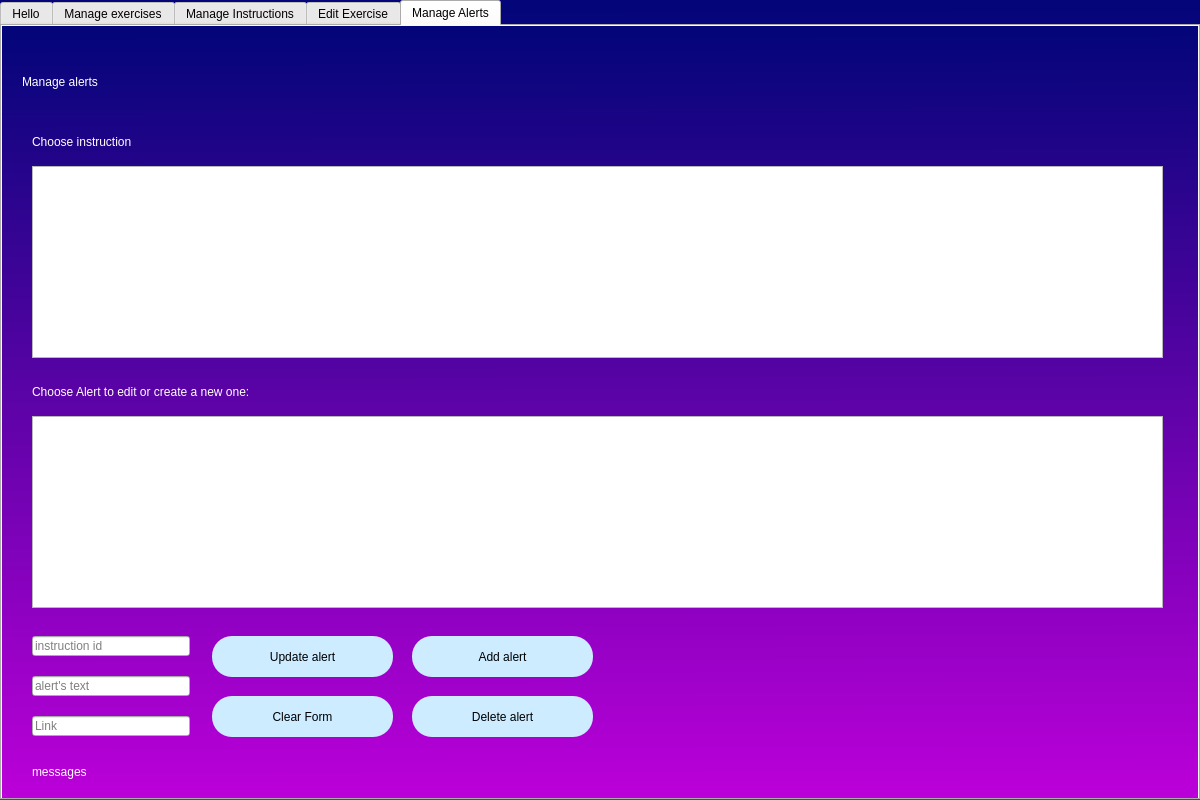
<?xml version="1.0" encoding="UTF-8"?>
<ui version="4.0">
 <class>MainWindow</class>
 <widget class="QMainWindow" name="MainWindow">
  <property name="geometry">
   <rect>
    <x>0</x>
    <y>0</y>
    <width>1200</width>
    <height>800</height>
   </rect>
  </property>
  <property name="windowTitle">
   <string>MainWindow</string>
  </property>
  <property name="styleSheet">
   <string notr="true">QWidget#MainWindow{
background-color: qlineargradient(spread:pad, x1:0, y1:0, x2:0.008, y2:0.994, stop:0.0152381 rgba(5, 5, 122, 255), stop:1 rgba(186, 0, 216, 255));}</string>
  </property>
  <widget class="QWidget" name="centralwidget">
   <property name="styleSheet">
    <string notr="true">QWidget#centralwidget{
background-color: qlineargradient(spread:pad, x1:0, y1:0, x2:0.008, y2:0.994, stop:0.0152381 rgba(5, 5, 122, 255), stop:1 rgba(186, 0, 216, 255));}</string>
   </property>
   <layout class="QVBoxLayout" name="verticalLayout">
    <property name="leftMargin">
     <number>0</number>
    </property>
    <property name="topMargin">
     <number>0</number>
    </property>
    <property name="rightMargin">
     <number>0</number>
    </property>
    <property name="bottomMargin">
     <number>0</number>
    </property>
    <item>
     <widget class="QTabWidget" name="tabWidget">
      <property name="accessibleName">
       <string/>
      </property>
      <property name="styleSheet">
       <string notr="true">QWidget#tab_landingPage,#tab_manageExercises,#tab_editExercise,#tab_manageInstructions,#tab_manageAlerts{
background-color: qlineargradient(spread:pad, x1:0, y1:0, x2:0.008, y2:0.994, stop:0.0152381 rgba(5, 5, 122, 255), stop:1 rgba(186, 0, 216, 255));}</string>
      </property>
      <property name="currentIndex">
       <number>4</number>
      </property>
      <widget class="QWidget" name="tab_landingPage">
       <attribute name="title">
        <string>Hello</string>
       </attribute>
       <widget class="QLabel" name="lbl_welcome">
        <property name="geometry">
         <rect>
          <x>340</x>
          <y>70</y>
          <width>621</width>
          <height>111</height>
         </rect>
        </property>
        <property name="styleSheet">
         <string notr="true">font: 75 36pt &quot;MS Shell Dlg 2&quot;;color:rgb(255, 255, 255)</string>
        </property>
        <property name="text">
         <string>Welcome</string>
        </property>
       </widget>
      </widget>
      <widget class="QWidget" name="tab_manageExercises">
       <attribute name="title">
        <string>Manage exercises</string>
       </attribute>
       <widget class="QLabel" name="label_bottomtxt">
        <property name="geometry">
         <rect>
          <x>90</x>
          <y>350</y>
          <width>351</width>
          <height>61</height>
         </rect>
        </property>
        <property name="styleSheet">
         <string notr="true">color:rgb(255, 255, 255);
font: 75 20pt &quot;MS Shell Dlg 2&quot;;</string>
        </property>
        <property name="text">
         <string>Add or modify exercises</string>
        </property>
       </widget>
       <widget class="QLabel" name="label_maintxt">
        <property name="geometry">
         <rect>
          <x>90</x>
          <y>30</y>
          <width>650</width>
          <height>81</height>
         </rect>
        </property>
        <property name="styleSheet">
         <string notr="true">font: 75 36pt &quot;MS Shell Dlg 2&quot;;color:rgb(255, 255, 255)</string>
        </property>
        <property name="text">
         <string>Manage exercises</string>
        </property>
       </widget>
       <widget class="QLineEdit" name="lineEdit_searchBarMngExercises">
        <property name="geometry">
         <rect>
          <x>90</x>
          <y>120</y>
          <width>601</width>
          <height>31</height>
         </rect>
        </property>
        <property name="font">
         <font>
          <pointsize>16</pointsize>
         </font>
        </property>
        <property name="text">
         <string/>
        </property>
        <property name="placeholderText">
         <string>Search</string>
        </property>
       </widget>
       <widget class="QPushButton" name="bt_deleteExerciseMngExercises">
        <property name="geometry">
         <rect>
          <x>700</x>
          <y>480</y>
          <width>211</width>
          <height>41</height>
         </rect>
        </property>
        <property name="styleSheet">
         <string notr="true">border-radius:20px;
font: 75 14pt &quot;MS Shell Dlg 2&quot;;
background-color: rgb(205, 236, 255);</string>
        </property>
        <property name="text">
         <string>Delete exercise</string>
        </property>
       </widget>
       <widget class="QPushButton" name="bt_addExerciseMngExercises">
        <property name="geometry">
         <rect>
          <x>470</x>
          <y>480</y>
          <width>211</width>
          <height>41</height>
         </rect>
        </property>
        <property name="styleSheet">
         <string notr="true">border-radius:20px;
font: 75 14pt &quot;MS Shell Dlg 2&quot;;
background-color: rgb(205, 236, 255);</string>
        </property>
        <property name="text">
         <string>Add new exercise</string>
        </property>
       </widget>
       <widget class="QLabel" name="label_messagesMngExercises">
        <property name="geometry">
         <rect>
          <x>490</x>
          <y>610</y>
          <width>551</width>
          <height>61</height>
         </rect>
        </property>
        <property name="styleSheet">
         <string notr="true">color:rgb(255, 255, 255);
font: 75 20pt &quot;MS Shell Dlg 2&quot;;</string>
        </property>
        <property name="text">
         <string>Messages</string>
        </property>
       </widget>
       <widget class="QTableView" name="table_exercisesMngExercises">
        <property name="geometry">
         <rect>
          <x>90</x>
          <y>170</y>
          <width>601</width>
          <height>192</height>
         </rect>
        </property>
        <property name="selectionBehavior">
         <enum>QAbstractItemView::SelectRows</enum>
        </property>
       </widget>
       <widget class="QLineEdit" name="lineEdit_enameMngExercises">
        <property name="geometry">
         <rect>
          <x>100</x>
          <y>415</y>
          <width>351</width>
          <height>29</height>
         </rect>
        </property>
        <property name="font">
         <font>
          <pointsize>14</pointsize>
         </font>
        </property>
        <property name="text">
         <string/>
        </property>
        <property name="placeholderText">
         <string>Exercise name</string>
        </property>
       </widget>
       <widget class="QLineEdit" name="lineEdit_videolinkMngExercises">
        <property name="geometry">
         <rect>
          <x>100</x>
          <y>645</y>
          <width>351</width>
          <height>29</height>
         </rect>
        </property>
        <property name="font">
         <font>
          <pointsize>14</pointsize>
         </font>
        </property>
        <property name="text">
         <string/>
        </property>
        <property name="placeholderText">
         <string>Video link</string>
        </property>
       </widget>
       <widget class="QLineEdit" name="lineEdit_stagenumMngExercises">
        <property name="geometry">
         <rect>
          <x>100</x>
          <y>610</y>
          <width>351</width>
          <height>29</height>
         </rect>
        </property>
        <property name="font">
         <font>
          <pointsize>14</pointsize>
         </font>
        </property>
        <property name="text">
         <string/>
        </property>
        <property name="placeholderText">
         <string>Number of stages</string>
        </property>
       </widget>
       <widget class="QPlainTextEdit" name="plainTextEdit_descriptionMngExercises">
        <property name="geometry">
         <rect>
          <x>100</x>
          <y>450</y>
          <width>351</width>
          <height>151</height>
         </rect>
        </property>
        <property name="placeholderText">
         <string>Exercise description</string>
        </property>
       </widget>
       <widget class="QLineEdit" name="lineEdit_mainTargetMngExercises">
        <property name="geometry">
         <rect>
          <x>100</x>
          <y>680</y>
          <width>351</width>
          <height>29</height>
         </rect>
        </property>
        <property name="font">
         <font>
          <pointsize>14</pointsize>
         </font>
        </property>
        <property name="text">
         <string/>
        </property>
        <property name="placeholderText">
         <string>Main target</string>
        </property>
       </widget>
       <widget class="QPushButton" name="bt_clearFormMngExercises">
        <property name="geometry">
         <rect>
          <x>470</x>
          <y>420</y>
          <width>211</width>
          <height>41</height>
         </rect>
        </property>
        <property name="styleSheet">
         <string notr="true">border-radius:20px;
font: 75 14pt &quot;MS Shell Dlg 2&quot;;
background-color: rgb(205, 236, 255);</string>
        </property>
        <property name="text">
         <string>Clear</string>
        </property>
       </widget>
       <widget class="QPushButton" name="bt_saveChangesMngExercises">
        <property name="geometry">
         <rect>
          <x>700</x>
          <y>420</y>
          <width>211</width>
          <height>41</height>
         </rect>
        </property>
        <property name="styleSheet">
         <string notr="true">border-radius:20px;
font: 75 14pt &quot;MS Shell Dlg 2&quot;;
background-color: rgb(205, 236, 255);</string>
        </property>
        <property name="text">
         <string>Save changes</string>
        </property>
       </widget>
      </widget>
      <widget class="QWidget" name="tab_manageInstructions">
       <attribute name="title">
        <string>Manage Instructions</string>
       </attribute>
       <widget class="QLabel" name="label_header">
        <property name="geometry">
         <rect>
          <x>70</x>
          <y>20</y>
          <width>441</width>
          <height>71</height>
         </rect>
        </property>
        <property name="styleSheet">
         <string notr="true">font: 75 36pt &quot;MS Shell Dlg 2&quot;;color:rgb(255, 255, 255)</string>
        </property>
        <property name="text">
         <string>Manage instructions</string>
        </property>
       </widget>
       <widget class="QLineEdit" name="lineEdit_searchBarManageInstructions">
        <property name="geometry">
         <rect>
          <x>70</x>
          <y>110</y>
          <width>641</width>
          <height>31</height>
         </rect>
        </property>
        <property name="font">
         <font>
          <pointsize>16</pointsize>
         </font>
        </property>
        <property name="text">
         <string/>
        </property>
        <property name="placeholderText">
         <string>search</string>
        </property>
       </widget>
       <widget class="QLabel" name="label_bodykeypointsMngInstructions">
        <property name="geometry">
         <rect>
          <x>550</x>
          <y>400</y>
          <width>528</width>
          <height>300</height>
         </rect>
        </property>
        <property name="text">
         <string>Body key points image</string>
        </property>
        <property name="alignment">
         <set>Qt::AlignCenter</set>
        </property>
       </widget>
       <widget class="QComboBox" name="comboBox_vertex1MngInstructions">
        <property name="geometry">
         <rect>
          <x>70</x>
          <y>400</y>
          <width>161</width>
          <height>22</height>
         </rect>
        </property>
        <property name="editable">
         <bool>false</bool>
        </property>
        <property name="currentText">
         <string/>
        </property>
       </widget>
       <widget class="QComboBox" name="comboBox_vertex2MngInstructions">
        <property name="geometry">
         <rect>
          <x>70</x>
          <y>430</y>
          <width>161</width>
          <height>22</height>
         </rect>
        </property>
        <property name="editable">
         <bool>false</bool>
        </property>
       </widget>
       <widget class="QComboBox" name="comboBox_vertex3MngInstructions">
        <property name="geometry">
         <rect>
          <x>70</x>
          <y>460</y>
          <width>161</width>
          <height>22</height>
         </rect>
        </property>
        <property name="editable">
         <bool>false</bool>
        </property>
       </widget>
       <widget class="QLabel" name="label_messagesMngInstructions">
        <property name="geometry">
         <rect>
          <x>70</x>
          <y>730</y>
          <width>421</width>
          <height>41</height>
         </rect>
        </property>
        <property name="styleSheet">
         <string notr="true">color:rgb(255, 255, 255);
font: 75 20pt &quot;MS Shell Dlg 2&quot;;</string>
        </property>
        <property name="text">
         <string>Messages</string>
        </property>
       </widget>
       <widget class="QPushButton" name="bt_deleteInstructionMngInstructions">
        <property name="geometry">
         <rect>
          <x>320</x>
          <y>450</y>
          <width>181</width>
          <height>41</height>
         </rect>
        </property>
        <property name="styleSheet">
         <string notr="true">border-radius:20px;
font: 75 14pt &quot;MS Shell Dlg 2&quot;;
background-color: rgb(205, 236, 255);</string>
        </property>
        <property name="text">
         <string>Delete instruction</string>
        </property>
       </widget>
       <widget class="QPushButton" name="bt_addInstructionMngInstructions">
        <property name="geometry">
         <rect>
          <x>320</x>
          <y>400</y>
          <width>181</width>
          <height>41</height>
         </rect>
        </property>
        <property name="styleSheet">
         <string notr="true">border-radius:20px;
font: 75 14pt &quot;MS Shell Dlg 2&quot;;
background-color: rgb(205, 236, 255);</string>
        </property>
        <property name="text">
         <string>Add instruction</string>
        </property>
       </widget>
       <widget class="QTableView" name="table_instructionsMngInstructions">
        <property name="geometry">
         <rect>
          <x>70</x>
          <y>150</y>
          <width>641</width>
          <height>241</height>
         </rect>
        </property>
        <property name="selectionBehavior">
         <enum>QAbstractItemView::SelectRows</enum>
        </property>
       </widget>
       <widget class="QPlainTextEdit" name="plainTextEdit_descriptionMngInstructions">
        <property name="geometry">
         <rect>
          <x>70</x>
          <y>550</y>
          <width>231</width>
          <height>171</height>
         </rect>
        </property>
        <property name="placeholderText">
         <string>Instruction description</string>
        </property>
       </widget>
       <widget class="QComboBox" name="comboBox_axisMngInstructions">
        <property name="geometry">
         <rect>
          <x>70</x>
          <y>490</y>
          <width>161</width>
          <height>22</height>
         </rect>
        </property>
        <property name="editable">
         <bool>false</bool>
        </property>
       </widget>
       <widget class="QLineEdit" name="lineEdit_angleMngInstructions">
        <property name="geometry">
         <rect>
          <x>70</x>
          <y>520</y>
          <width>113</width>
          <height>20</height>
         </rect>
        </property>
        <property name="placeholderText">
         <string>Angle</string>
        </property>
       </widget>
       <widget class="QPushButton" name="bt_saveInstructionMngInstructions">
        <property name="geometry">
         <rect>
          <x>320</x>
          <y>500</y>
          <width>181</width>
          <height>41</height>
         </rect>
        </property>
        <property name="styleSheet">
         <string notr="true">border-radius:20px;
font: 75 14pt &quot;MS Shell Dlg 2&quot;;
background-color: rgb(205, 236, 255);</string>
        </property>
        <property name="text">
         <string>Update instruction</string>
        </property>
       </widget>
       <widget class="QPushButton" name="bt_clearInstructionMngInstructions">
        <property name="geometry">
         <rect>
          <x>320</x>
          <y>550</y>
          <width>181</width>
          <height>41</height>
         </rect>
        </property>
        <property name="styleSheet">
         <string notr="true">border-radius:20px;
font: 75 14pt &quot;MS Shell Dlg 2&quot;;
background-color: rgb(205, 236, 255);</string>
        </property>
        <property name="text">
         <string>Clear form</string>
        </property>
       </widget>
      </widget>
      <widget class="QWidget" name="tab_editExercise">
       <attribute name="title">
        <string>Edit Exercise</string>
       </attribute>
       <widget class="QTableWidget" name="tableWidget_2">
        <property name="geometry">
         <rect>
          <x>30</x>
          <y>150</y>
          <width>731</width>
          <height>171</height>
         </rect>
        </property>
        <property name="selectionBehavior">
         <enum>QAbstractItemView::SelectRows</enum>
        </property>
        <column>
         <property name="text">
          <string>Description</string>
         </property>
        </column>
        <column>
         <property name="text">
          <string>Vertex #1</string>
         </property>
        </column>
        <column>
         <property name="text">
          <string>Vertex #2</string>
         </property>
        </column>
        <column>
         <property name="text">
          <string>Vertex #3</string>
         </property>
        </column>
        <column>
         <property name="text">
          <string>Starting angle</string>
         </property>
        </column>
       </widget>
       <widget class="QLabel" name="label_header_edit_exercise">
        <property name="geometry">
         <rect>
          <x>40</x>
          <y>20</y>
          <width>311</width>
          <height>71</height>
         </rect>
        </property>
        <property name="styleSheet">
         <string notr="true">font: 75 36pt &quot;MS Shell Dlg 2&quot;;color:rgb(255, 255, 255)</string>
        </property>
        <property name="text">
         <string>Edit Exercise</string>
        </property>
       </widget>
       <widget class="QPushButton" name="bt_delete_6">
        <property name="geometry">
         <rect>
          <x>30</x>
          <y>680</y>
          <width>181</width>
          <height>41</height>
         </rect>
        </property>
        <property name="styleSheet">
         <string notr="true">border-radius:20px;
font: 75 14pt &quot;MS Shell Dlg 2&quot;;
background-color: rgb(205, 236, 255);</string>
        </property>
        <property name="text">
         <string>Delete instruction</string>
        </property>
       </widget>
       <widget class="QLineEdit" name="lineEdit_search_instruction_2">
        <property name="geometry">
         <rect>
          <x>30</x>
          <y>100</y>
          <width>601</width>
          <height>31</height>
         </rect>
        </property>
        <property name="font">
         <font>
          <pointsize>16</pointsize>
         </font>
        </property>
        <property name="text">
         <string/>
        </property>
        <property name="placeholderText">
         <string>search</string>
        </property>
       </widget>
       <widget class="QWidget" name="formLayoutWidget_2">
        <property name="geometry">
         <rect>
          <x>780</x>
          <y>150</y>
          <width>251</width>
          <height>101</height>
         </rect>
        </property>
        <layout class="QFormLayout" name="formLayout_2">
         <item row="0" column="0" colspan="2">
          <widget class="QLineEdit" name="lineEdit_2">
           <property name="text">
            <string/>
           </property>
           <property name="placeholderText">
            <string>Positive deviation</string>
           </property>
          </widget>
         </item>
         <item row="1" column="0" colspan="2">
          <widget class="QLineEdit" name="lineEdit_3">
           <property name="text">
            <string/>
           </property>
           <property name="placeholderText">
            <string>Negative deviation</string>
           </property>
          </widget>
         </item>
         <item row="2" column="0" colspan="2">
          <widget class="QLineEdit" name="lineEdit_4">
           <property name="text">
            <string/>
           </property>
           <property name="placeholderText">
            <string>Stage number</string>
           </property>
          </widget>
         </item>
        </layout>
       </widget>
       <widget class="QComboBox" name="comboBox_instructionType">
        <property name="geometry">
         <rect>
          <x>30</x>
          <y>330</y>
          <width>111</width>
          <height>22</height>
         </rect>
        </property>
        <item>
         <property name="text">
          <string>Instruction type</string>
         </property>
        </item>
        <item>
         <property name="text">
          <string>Static</string>
         </property>
        </item>
        <item>
         <property name="text">
          <string>Dynamic</string>
         </property>
        </item>
       </widget>
       <widget class="QComboBox" name="comboBox_alert">
        <property name="geometry">
         <rect>
          <x>160</x>
          <y>330</y>
          <width>111</width>
          <height>22</height>
         </rect>
        </property>
        <property name="currentText">
         <string>Alert</string>
        </property>
        <item>
         <property name="text">
          <string>Alert</string>
         </property>
        </item>
       </widget>
       <widget class="QComboBox" name="comboBox_alertDevTrigger">
        <property name="geometry">
         <rect>
          <x>290</x>
          <y>330</y>
          <width>131</width>
          <height>22</height>
         </rect>
        </property>
        <property name="currentText">
         <string>Alert devation trigger</string>
        </property>
        <item>
         <property name="text">
          <string>Alert devation trigger</string>
         </property>
        </item>
       </widget>
       <widget class="QPushButton" name="bt_delete_8">
        <property name="geometry">
         <rect>
          <x>30</x>
          <y>370</y>
          <width>181</width>
          <height>41</height>
         </rect>
        </property>
        <property name="styleSheet">
         <string notr="true">border-radius:20px;
font: 75 14pt &quot;MS Shell Dlg 2&quot;;
background-color: rgb(205, 236, 255);</string>
        </property>
        <property name="text">
         <string>Add instruction</string>
        </property>
       </widget>
       <widget class="QTableWidget" name="tableWidget_3">
        <property name="geometry">
         <rect>
          <x>30</x>
          <y>470</y>
          <width>711</width>
          <height>192</height>
         </rect>
        </property>
        <property name="selectionBehavior">
         <enum>QAbstractItemView::SelectRows</enum>
        </property>
        <column>
         <property name="text">
          <string>Description</string>
         </property>
        </column>
        <column>
         <property name="text">
          <string>Positive deviation</string>
         </property>
        </column>
        <column>
         <property name="text">
          <string>Negative deviation</string>
         </property>
        </column>
        <column>
         <property name="text">
          <string>Starting angle</string>
         </property>
        </column>
        <column>
         <property name="text">
          <string>Stage</string>
         </property>
        </column>
        <column>
         <property name="text">
          <string>Type</string>
         </property>
        </column>
        <column>
         <property name="text">
          <string>Deviation trigger</string>
         </property>
        </column>
       </widget>
       <widget class="QLabel" name="label_header_edit_exercise_2">
        <property name="geometry">
         <rect>
          <x>30</x>
          <y>400</y>
          <width>601</width>
          <height>71</height>
         </rect>
        </property>
        <property name="font">
         <font>
          <family>MS Shell Dlg 2</family>
          <pointsize>24</pointsize>
          <weight>9</weight>
          <italic>false</italic>
          <bold>false</bold>
         </font>
        </property>
        <property name="styleSheet">
         <string notr="true">font: 75 24pt &quot;MS Shell Dlg 2&quot;;color:rgb(255, 255, 255)</string>
        </property>
        <property name="text">
         <string>Exercise existing instructions</string>
        </property>
       </widget>
       <widget class="QLabel" name="label_2">
        <property name="geometry">
         <rect>
          <x>850</x>
          <y>500</y>
          <width>241</width>
          <height>131</height>
         </rect>
        </property>
        <property name="text">
         <string>Points image</string>
        </property>
       </widget>
       <widget class="QLabel" name="label_3">
        <property name="geometry">
         <rect>
          <x>290</x>
          <y>690</y>
          <width>181</width>
          <height>21</height>
         </rect>
        </property>
        <property name="text">
         <string>Selected instruction</string>
        </property>
       </widget>
       <widget class="QComboBox" name="comboBox_selectExercise">
        <property name="geometry">
         <rect>
          <x>640</x>
          <y>100</y>
          <width>121</width>
          <height>31</height>
         </rect>
        </property>
       </widget>
      </widget>
      <widget class="QWidget" name="tab_manageAlerts">
       <attribute name="title">
        <string>Manage Alerts</string>
       </attribute>
       <widget class="QLabel" name="label">
        <property name="geometry">
         <rect>
          <x>20</x>
          <y>20</y>
          <width>391</width>
          <height>71</height>
         </rect>
        </property>
        <property name="styleSheet">
         <string notr="true">font: 75 36pt &quot;MS Shell Dlg 2&quot;;color:rgb(255, 255, 255)</string>
        </property>
        <property name="text">
         <string>Manage alerts</string>
        </property>
       </widget>
       <widget class="QLabel" name="label_4">
        <property name="geometry">
         <rect>
          <x>30</x>
          <y>90</y>
          <width>191</width>
          <height>51</height>
         </rect>
        </property>
        <property name="styleSheet">
         <string notr="true">font: 14pt &quot;MS Shell Dlg 2&quot;;color:rgb(255, 255, 255)</string>
        </property>
        <property name="text">
         <string>Choose instruction</string>
        </property>
       </widget>
       <widget class="QPushButton" name="bt_addAlertMngAlerts">
        <property name="geometry">
         <rect>
          <x>410</x>
          <y>610</y>
          <width>181</width>
          <height>41</height>
         </rect>
        </property>
        <property name="styleSheet">
         <string notr="true">border-radius:20px;
font: 75 14pt &quot;MS Shell Dlg 2&quot;;
background-color: rgb(205, 236, 255);</string>
        </property>
        <property name="text">
         <string>Add alert</string>
        </property>
       </widget>
       <widget class="QPushButton" name="bt_deleteAlertMngAlerts">
        <property name="geometry">
         <rect>
          <x>410</x>
          <y>670</y>
          <width>181</width>
          <height>41</height>
         </rect>
        </property>
        <property name="styleSheet">
         <string notr="true">border-radius:20px;
font: 75 14pt &quot;MS Shell Dlg 2&quot;;
background-color: rgb(205, 236, 255);</string>
        </property>
        <property name="text">
         <string>Delete alert</string>
        </property>
       </widget>
       <widget class="QLabel" name="label_messagesMngAlerts">
        <property name="geometry">
         <rect>
          <x>30</x>
          <y>730</y>
          <width>841</width>
          <height>31</height>
         </rect>
        </property>
        <property name="styleSheet">
         <string notr="true">font: 10pt &quot;MS Shell Dlg 2&quot;;color:rgb(255, 255, 255)</string>
        </property>
        <property name="text">
         <string>messages</string>
        </property>
       </widget>
       <widget class="QLineEdit" name="lineEdit_LinkMngAlerts">
        <property name="geometry">
         <rect>
          <x>30</x>
          <y>690</y>
          <width>158</width>
          <height>20</height>
         </rect>
        </property>
        <property name="text">
         <string/>
        </property>
        <property name="placeholderText">
         <string>Link</string>
        </property>
       </widget>
       <widget class="QLineEdit" name="lineEdit_alertTxtMngAlerts">
        <property name="geometry">
         <rect>
          <x>30</x>
          <y>650</y>
          <width>158</width>
          <height>20</height>
         </rect>
        </property>
        <property name="text">
         <string/>
        </property>
        <property name="placeholderText">
         <string>alert's text</string>
        </property>
       </widget>
       <widget class="QLineEdit" name="lineEdit_instructionIdMngAlerts">
        <property name="geometry">
         <rect>
          <x>30</x>
          <y>610</y>
          <width>158</width>
          <height>20</height>
         </rect>
        </property>
        <property name="text">
         <string/>
        </property>
        <property name="placeholderText">
         <string>instruction id</string>
        </property>
       </widget>
       <widget class="QPushButton" name="bt_updateAlertMngAlerts">
        <property name="geometry">
         <rect>
          <x>210</x>
          <y>610</y>
          <width>181</width>
          <height>41</height>
         </rect>
        </property>
        <property name="styleSheet">
         <string notr="true">border-radius:20px;
font: 75 14pt &quot;MS Shell Dlg 2&quot;;
background-color: rgb(205, 236, 255);</string>
        </property>
        <property name="text">
         <string>Update alert</string>
        </property>
       </widget>
       <widget class="QPushButton" name="bt_clearFormMngAlerts">
        <property name="geometry">
         <rect>
          <x>210</x>
          <y>670</y>
          <width>181</width>
          <height>41</height>
         </rect>
        </property>
        <property name="styleSheet">
         <string notr="true">border-radius:20px;
font: 75 14pt &quot;MS Shell Dlg 2&quot;;
background-color: rgb(205, 236, 255);</string>
        </property>
        <property name="text">
         <string>Clear Form</string>
        </property>
       </widget>
       <widget class="QTableView" name="tb_instructionsMngAlerts">
        <property name="geometry">
         <rect>
          <x>30</x>
          <y>140</y>
          <width>1131</width>
          <height>192</height>
         </rect>
        </property>
        <property name="selectionBehavior">
         <enum>QAbstractItemView::SelectRows</enum>
        </property>
       </widget>
       <widget class="QTableView" name="tb_alertsMngAlerts">
        <property name="geometry">
         <rect>
          <x>30</x>
          <y>390</y>
          <width>1131</width>
          <height>192</height>
         </rect>
        </property>
        <property name="selectionBehavior">
         <enum>QAbstractItemView::SelectRows</enum>
        </property>
       </widget>
       <widget class="QLabel" name="label_6">
        <property name="geometry">
         <rect>
          <x>30</x>
          <y>340</y>
          <width>431</width>
          <height>51</height>
         </rect>
        </property>
        <property name="styleSheet">
         <string notr="true">font: 14pt &quot;MS Shell Dlg 2&quot;;color:rgb(255, 255, 255)</string>
        </property>
        <property name="text">
         <string>Choose Alert to edit or create a new one:</string>
        </property>
       </widget>
      </widget>
     </widget>
    </item>
   </layout>
  </widget>
 </widget>
 <resources/>
 <connections/>
</ui>
